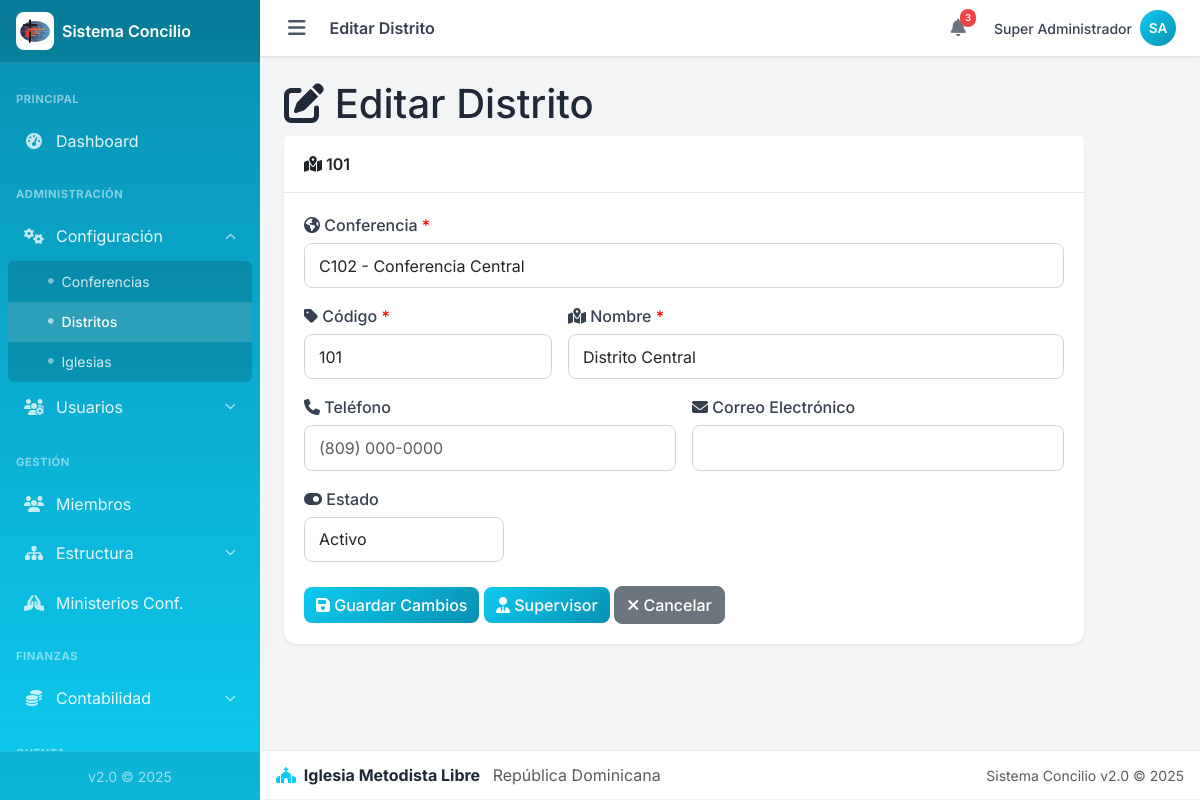
Page /admin/distritos/editar.php?id=1 (signed in) on the committed database.
### tables this page shows
CREATE TABLE `distritos` (
  `id` int(11) NOT NULL,
  `conferencia_id` int(11) NOT NULL,
  `supervisor_id` int(11) DEFAULT NULL,
  `codigo` varchar(20) NOT NULL,
  `nombre` varchar(150) NOT NULL,
  `supervisor_nombre` varchar(150) DEFAULT NULL,
  `telefono` varchar(30) DEFAULT NULL,
  `correo` varchar(150) DEFAULT NULL,
  `activo` tinyint(1) NOT NULL DEFAULT 1,
  `creado_en` timestamp NOT NULL DEFAULT current_timestamp()
);

CREATE TABLE `conferencias` (
  `id` int(11) NOT NULL,
  `superintendente_id` int(11) DEFAULT NULL,
  `codigo` varchar(20) NOT NULL,
  `nombre` varchar(150) NOT NULL,
  `superintendente_nombre` varchar(150) DEFAULT NULL,
  `telefono` varchar(30) DEFAULT NULL,
  `correo` varchar(150) DEFAULT NULL,
  `activo` tinyint(1) NOT NULL DEFAULT 1,
  `creado_en` timestamp NOT NULL DEFAULT current_timestamp()
);

### admin/distritos/editar.php (the view, shortened to what this page needs)
<?php
require_once __DIR__ . '/../includes/header.php';
require_once __DIR__ . '/../../config/config.php';
$distrito_id = filter_input(INPUT_GET, 'id', FILTER_VALIDATE_INT);
$stmt = $conexion->prepare("SELECT * FROM distritos WHERE id = ?");
$stmt->bind_param("i", $distrito_id);
$stmt->execute();
$dist = $stmt->get_result()->fetch_assoc();
$conferencias = $conexion->query("SELECT id, codigo, nombre FROM conferencias WHERE activo = 1 ORDER BY nombre");
?>
<div class="content-header">
    <h1><i class="fas fa-edit"></i> Editar Distrito</h1>
</div>
<div class="card" style="max-width: 800px;">
    <div class="card-header">
        <span class="card-title"><i class="fas fa-map-marked-alt"></i> <?php echo htmlspecialchars($dist['codigo']); ?></span>
    </div>
    <div class="card-body">
        <form method="post" action="guardar.php">
            <div class="mb-3">
                <label class="form-label">
                    <i class="fas fa-globe-americas"></i> Conferencia <span style="color:red;">*</span>
                </label>
                <select name="conferencia_id" class="form-control" required>
                    <?php while ($conf = $conferencias->fetch_assoc()): ?>
                        <option value="<?php echo $conf['id']; ?>"
                            <?php echo ($dist['conferencia_id'] == $conf['id']) ? 'selected' : ''; ?>>
                            <?php echo htmlspecialchars($conf['codigo'] . ' - ' . $conf['nombre']); ?>
                        </option>
                    <?php endwhile; ?>
                </select>
            </div>
            <div style="display: grid; grid-template-columns: 1fr 2fr; gap: 1rem;">
                <div class="mb-3">
                    <label class="form-label">
                        <i class="fas fa-tag"></i> Código <span style="color:red;">*</span>
                    </label>
                    <input type="text" name="codigo" class="form-control"
                           required maxlength="20"
                           style="text-transform: uppercase;"
                           value="<?php echo htmlspecialchars($dist['codigo']); ?>">
                </div>
                <div class="mb-3">
                    <label class="form-label">
                        <i class="fas fa-map-marked-alt"></i> Nombre <span style="color:red;">*</span>
                    </label>
                    <input type="text" name="nombre" class="form-control"
                           required maxlength="150"
                           value="<?php echo htmlspecialchars($dist['nombre']); ?>">
                </div>
            </div>
            <div style="display: grid; grid-template-columns: 1fr 1fr; gap: 1rem;">
                <div class="mb-3">
                    <label class="form-label">
                        <i class="fas fa-phone"></i> Teléfono
                    </label>
                    <input type="text" name="telefono" id="telefono" class="form-control"
                           placeholder="(809) 000-0000" maxlength="14"
                           value="<?php echo htmlspecialchars($dist['telefono'] ?? ''); ?>">
                </div>
                <div class="mb-3">
                    <label class="form-label">
                        <i class="fas fa-envelope"></i> Correo Electrónico
                    </label>
                    <input type="email" name="correo" class="form-control" maxlength="150"
                           value="<?php echo htmlspecialchars($dist['correo'] ?? ''); ?>">
                </div>
            </div>
            <div class="mb-3">
                <label class="form-label">
                    <i class="fas fa-toggle-on"></i> Estado
                </label>
                <select name="activo" class="form-control" style="max-width: 200px;">
                    <option value="1" <?php echo $dist['activo'] ? 'selected' : ''; ?>>Activo</option>
                </select>
            </div>
            <div style="margin-top: 1.5rem;">
                <button type="submit" class="btn btn-primary">
                    <i class="fas fa-save"></i> Guardar Cambios
                </button>
                <a href="asignar_supervisor.php?id=<?php echo $distrito_id; ?>" class="btn btn-info">
                    <i class="fas fa-user-tie"></i> Supervisor
                </a>
                <a href="index.php" class="btn btn-secondary">
                    <i class="fas fa-times"></i> Cancelar
                </a>
            </div>
        </form>
    </div>
</div>
<?php require_once __DIR__ . '/../includes/footer.php'; ?>

### css/custom.css (style rules this page uses)
:root { --primary: #0dcaf0; --primary-dark: #0891b2; --primary-light: #67e8f9; --primary-darker: #0e7490; --success: #10b981; --warning: #f59e0b; --danger: #ef4444; --info: #3b82f6; --gray-50: #f9fafb; --gray-100: #f3f4f6; --gray-200: #e5e7eb; --gray-300: #d1d5db; --gray-400: #9ca3af; --gray-500: #6b7280; --gray-600: #4b5563; --gray-700: #374151; --gray-800: #1f2937; --gray-900: #111827; --sidebar-width: 260px; --navbar-height: 56px; --footer-height: 50px; --shadow-sm: 0 1px 2px rgba(0, 0, 0, 0.05); --shadow: 0 1px 3px rgba(0, 0, 0, 0.1); --shadow-md: 0 4px 6px rgba(0, 0, 0, 0.1); --shadow-lg: 0 10px 15px rgba(0, 0, 0, 0.1); --font-family: 'Inter', -apple-system, BlinkMacSystemFont, sans-serif; }
* { box-sizing: border-box; }
html { scroll-behavior: smooth; -webkit-tap-highlight-color: transparent; }
body { font-family: var(--font-family); background: var(--gray-100); color: var(--gray-800); margin: 0; padding: 0; min-height: 100vh; }
.card { border: none; border-radius: 0.75rem; box-shadow: var(--shadow); background: #fff; margin-bottom: 1rem; }
.card-header { background: #fff; border-bottom: 1px solid var(--gray-200); padding: 1rem 1.25rem; font-weight: 600; border-radius: 0.75rem 0.75rem 0 0; }
.card-title { margin: 0; font-size: 1rem; font-weight: 600; }
.card-body { padding: 1.25rem; }
.btn { font-weight: 500; border-radius: 0.5rem; transition: all 0.2s ease; }
.btn-primary { background: linear-gradient(135deg, var(--primary) 0%, var(--primary-dark) 100%); border: none; }
.btn-info { background: linear-gradient(135deg, var(--primary) 0%, var(--primary-dark) 100%); border: none; color: #fff; }
.form-control, .form-select { border-radius: 0.5rem; border-color: var(--gray-300); padding: 0.6rem 0.875rem; }
.form-label { font-weight: 500; color: var(--gray-700); margin-bottom: 0.375rem; }
body { overscroll-behavior-y: contain; }
.btn, .nav-link, .card[class*="bg-"] a { -webkit-user-select: none; user-select: none; -webkit-tap-highlight-color: transparent; }

### rows in the picture
distritos: codigo "101", conferencia_id "C102 - Conferencia Central", nombre "Distrito Central", activo "Activo"

### other values in the picture
$titulo_pagina "Editar Distrito"
$USUARIO_NOMBRE "Super Administrador"
$iniciales "SA"
